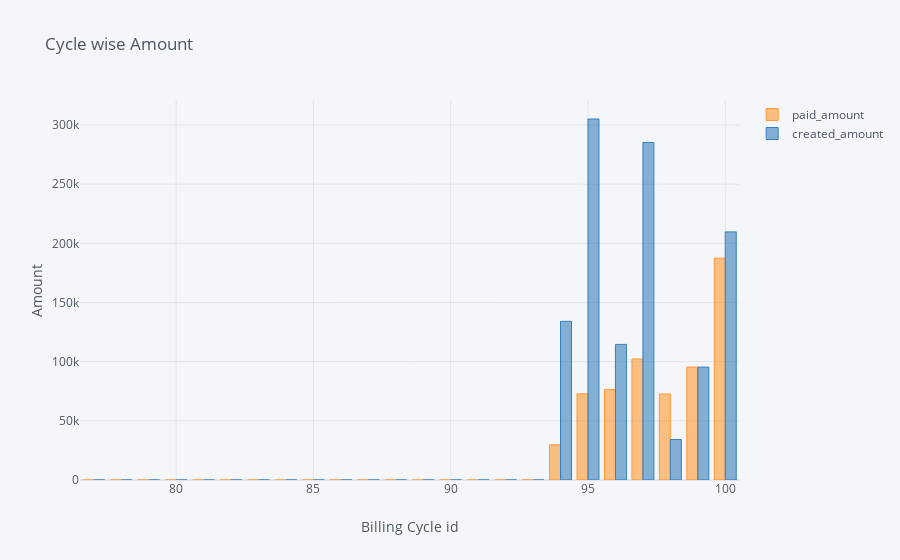

Source (notebook cell):
### Code cell
result = user_id_performance_over_entire_billcycle(2378) # pass desired userid to see the report

### Figure 1 — Plotly figure (JSON) as saved in the notebook; plotly's stock layout.template omitted (floating-point values rounded to 4 significant figures)
{"data": [{"marker": {"color": "rgba(255, 153, 51, 0.6)", "line": {"color": "rgba(255, 153, 51, 1.0)", "width": 1}}, "name": "paid_amount", "orientation": "v", "text": "", "type": "bar", "x": [77, 78, 79, 80, 81, 82, 83, 84, 85, 86, 87, 88, 89, 90, 91, 92, 93, 94, 95, 96, 97, 98, 99, 100], "y": [0, 0, 0, 0, 0, 0, 0, 0, 0, 0, 0, 0, 0, 0, 0, 0, 0, 29800, 72800, 76400, 102300, 72700, 95400, 187500]}, {"marker": {"color": "rgba(55, 128, 191, 0.6)", "line": {"color": "rgba(55, 128, 191, 1.0)", "width": 1}}, "name": "created_amount", "orientation": "v", "text": "", "type": "bar", "x": [77, 78, 79, 80, 81, 82, 83, 84, 85, 86, 87, 88, 89, 90, 91, 92, 93, 94, 95, 96, 97, 98, 99, 100], "y": [0, 0, 0, 0, 0, 0, 0, 0, 0, 0, 0, 0, 0, 0, 0, 0, 0, 134100, 305100, 114600, 285300, 34200, 95400, 209700]}], "layout": {"legend": {"bgcolor": "#F5F6F9", "font": {"color": "#4D5663"}}, "paper_bgcolor": "#F5F6F9", "plot_bgcolor": "#F5F6F9", "title": {"font": {"color": "#4D5663"}, "text": "Cycle wise Amount"}, "xaxis": {"gridcolor": "#E1E5ED", "showgrid": true, "tickfont": {"color": "#4D5663"}, "title": {"font": {"color": "#4D5663"}, "text": "Billing Cycle id"}, "zerolinecolor": "#E1E5ED"}, "yaxis": {"gridcolor": "#E1E5ED", "showgrid": true, "tickfont": {"color": "#4D5663"}, "title": {"font": {"color": "#4D5663"}, "text": "Amount"}, "zerolinecolor": "#E1E5ED"}}}
